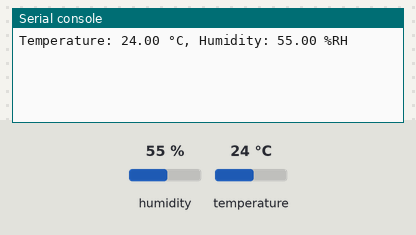
This program was run on a simulated Raspberry Pi Pico running CircuitPython. Shown: the last lines printed to the serial console. The inputs (shaded band) are chosen by the test bench; at power-on: humidity 55 %, temperature 24 °C.

Above: at 1.2 s.
1.3 s: humidity set to 22 %
At 3.4 s:
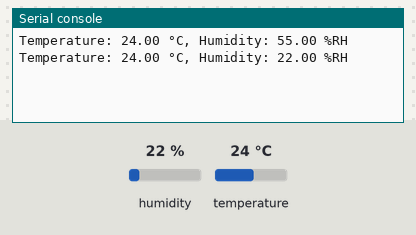
4.3 s: temperature set to 12 °C
At 5.7 s:
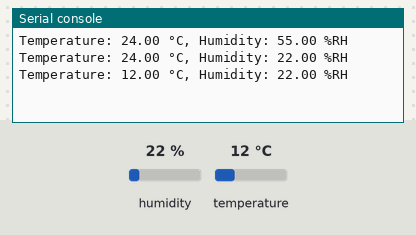
7.3 s: humidity set to 40 %
At 10.6 s:
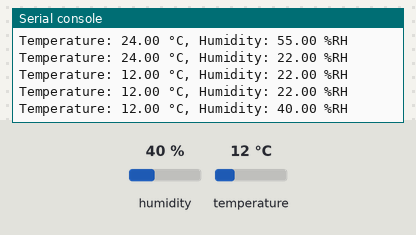
Timing chart, 0 to 12.1 s (numbered marks = the images above; inputs shaded):
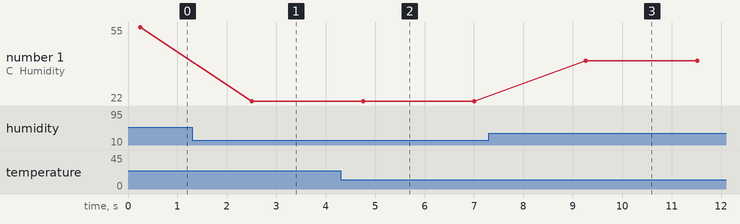

Measured:
- after the input at 1.3 s, the serial console: prints a new line after 1.2 s (image 1)
- after the input at 4.3 s, the serial console: prints a new line after 0.46 s (image 2)
- after the input at 7.3 s, the serial console: prints a new line after 2.0 s (image 3)
- plotted number 1: 55 → 22 after the input at 1.3 s, 22 → 40 after the input at 7.3 s

The program:

08dht22_sensor.py
```python
'''
DHT22 Sensor: Temperature and Humidity
Additional Library:
 - adafruit_dht.mpy
 '''

import time
import board
import adafruit_dht

dht22 = adafruit_dht.DHT22(board.GP7)

while True:
    try:
        temperature = dht22.temperature
        humidity = dht22.humidity

        print("Temperature: {:.2f} °C, Humidity: {:.2f} %RH ".format(temperature, humidity))

    except RuntimeError as error:
        print(error.args[0])
        time.sleep(2.0)
        continue
    except Exception as error:
        dht22.exit()
        raise error

    time.sleep(2.0)
```
